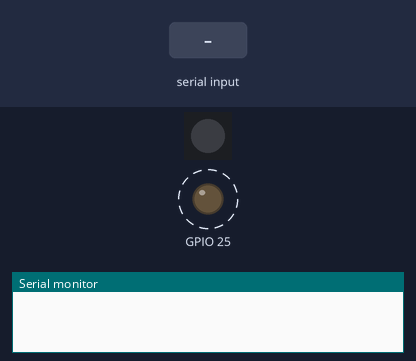
A sketch run on a simulated ESP32. Parts: 1 RGB LEDs in strip order, left to right, output pins drawn as LEDs (lit = HIGH), the last lines printed to the serial monitor. Dashed ring = blinking. The inputs (shaded band) are chosen by the test bench. Dim RGB values are drawn brighter than linear.

Above: at 2.8 s.
2.9 s: "RED\n" received over Serial
At 3.15 s:
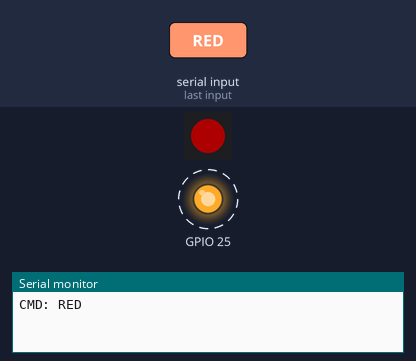
6.5 s: "GREEN\n" received over Serial
At 7.15 s:
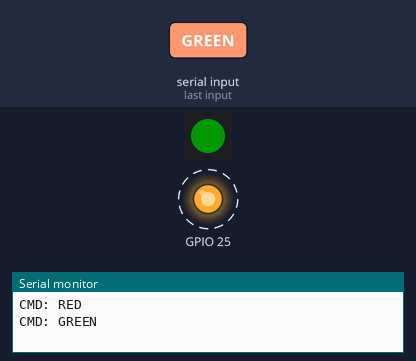
10.5 s: "BLUE\n" received over Serial
At 11.15 s:
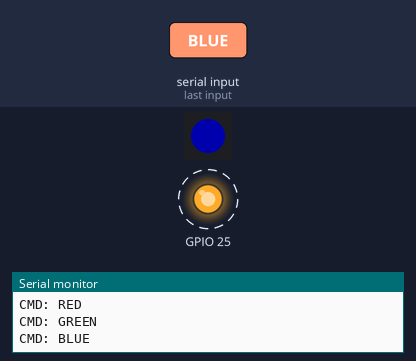
14.5 s: "WHITE\n" received over Serial
At 15.15 s:
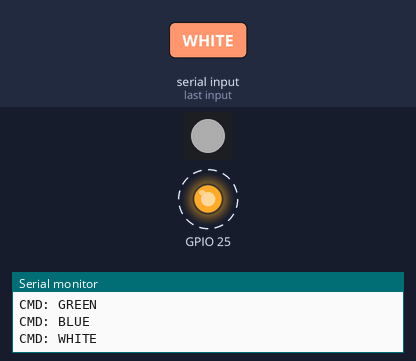
Timing chart, 0 to 19.5 s (numbered marks = the images above; inputs shaded):
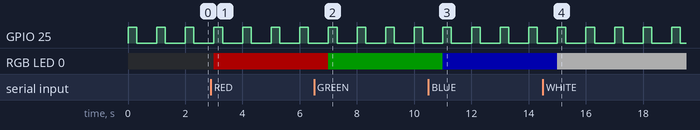

The sketch:

RoboTest.ino
```cpp
#include <FastLED.h>

#define LED_PIN 23
#define NUM_LEDS 1

CRGB leds[NUM_LEDS];

void setup() {
    Serial.begin(115200);
    Serial.setTimeout(3000);  // タイムアウトを3秒に変更
    pinMode(25, OUTPUT);

    FastLED.addLeds<WS2812, LED_PIN, GRB>(leds, NUM_LEDS);
    FastLED.setBrightness(50);

    // 初期状態は消灯
    leds[0] = CRGB::Black;
    FastLED.show();
}

void loop() {
    if (Serial.available() > 0) {
        String cmd = Serial.readStringUntil('\n');
        cmd.trim();  // 改行や空白を除去

        Serial.println("CMD: " + cmd);  // 受信したコマンドを表示

        if (cmd.equalsIgnoreCase("RED")) {
            leds[0] = CRGB::Red;
        } else if (cmd.equalsIgnoreCase("GREEN")) {
            leds[0] = CRGB::Green;
        } else if (cmd.equalsIgnoreCase("BLUE")) {
            leds[0] = CRGB::Blue;
        } else if (cmd.equalsIgnoreCase("WHITE")) {
            leds[0] = CRGB::White;
        } else if (cmd.equalsIgnoreCase("OFF")) {
            leds[0] = CRGB::Black;
        } else {
            leds[0] = CRGB::DarkGreen;
            Serial.println("Unknown command");
        }

        FastLED.show();
    }

  digitalWrite(25, HIGH);
  delay(300);
  digitalWrite(25, LOW);
  delay(700);
}


//--------------------------------------------------
/*
#include <FastLED.h>

#define LED_PIN 23
#define NUM_LEDS 1

CRGB leds[NUM_LEDS];

void setup() {
    Serial.begin(115200);
    pinMode(25, OUTPUT);

    FastLED.addLeds<WS2812, LED_PIN, GRB>(leds, NUM_LEDS);
    FastLED.setBrightness(50);

    leds[0] = CRGB::Blue;
    FastLED.show();
}

void loop() {
  digitalWrite(25, HIGH);
  delay(300);
  digitalWrite(25, LOW);
  delay(300);

  Serial.println("alive");
}
*/
//--------------------------------------------------
/*
#include <Arduino.h>
#include <Adafruit_NeoPixel.h>

#define LED_PIN 23
#define LED_COUNT 1

Adafruit_NeoPixel rgb(LED_COUNT, LED_PIN, NEO_GRB + NEO_KHZ800);

void setup() {
  rgb.begin();
  rgb.setBrightness(50);
  rgb.setPixelColor(0, rgb.Color(255, 100, 50)); // 暖色
  rgb.show();
}

void loop() {}
*/
//--------------------------------------------------
```

Measured:
- after the input at 2.9 s, RGB LED 0: off → RGB(50, 0, 0) after 0.10 s
- after the input at 6.5 s, RGB LED 0: RGB(50, 0, 0) → RGB(0, 25, 0) after 0.50 s
- after the input at 10.5 s, RGB LED 0: RGB(0, 25, 0) → RGB(0, 0, 50) after 0.50 s
- after the input at 14.5 s, RGB LED 0: RGB(0, 0, 50) → RGB(50, 50, 50) after 0.51 s
- by itself, GPIO 25: alternates HIGH for 0.30 s and LOW for 0.70 s
